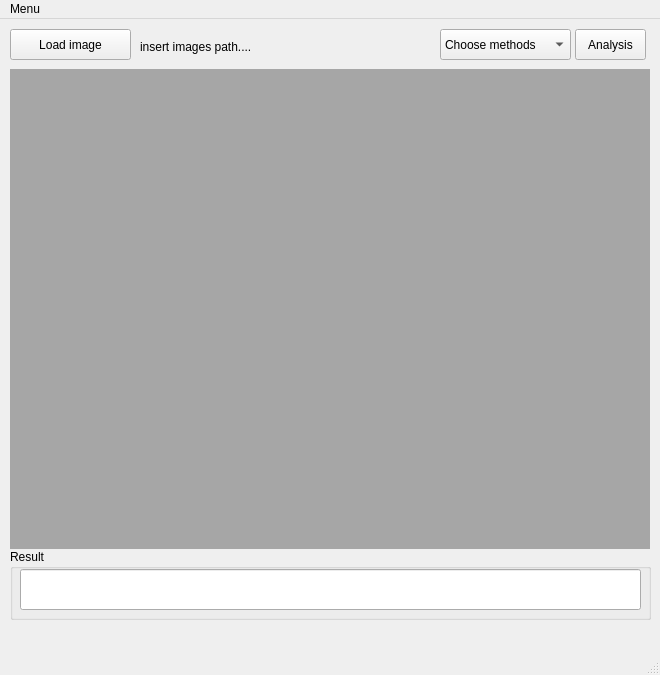
<?xml version="1.0" encoding="UTF-8"?>
<ui version="4.0">
 <class>MainWindow</class>
 <widget class="QMainWindow" name="MainWindow">
  <property name="geometry">
   <rect>
    <x>0</x>
    <y>0</y>
    <width>660</width>
    <height>675</height>
   </rect>
  </property>
  <property name="minimumSize">
   <size>
    <width>655</width>
    <height>655</height>
   </size>
  </property>
  <property name="maximumSize">
   <size>
    <width>660</width>
    <height>675</height>
   </size>
  </property>
  <property name="windowTitle">
   <string>MainWindow</string>
  </property>
  <widget class="QWidget" name="centralwidget">
   <widget class="QPushButton" name="image_btn">
    <property name="geometry">
     <rect>
      <x>10</x>
      <y>10</y>
      <width>121</width>
      <height>31</height>
     </rect>
    </property>
    <property name="text">
     <string>Load image</string>
    </property>
   </widget>
   <widget class="QLabel" name="path_edit">
    <property name="geometry">
     <rect>
      <x>140</x>
      <y>20</y>
      <width>281</width>
      <height>16</height>
     </rect>
    </property>
    <property name="text">
     <string>insert images path....</string>
    </property>
   </widget>
   <widget class="QComboBox" name="method_box">
    <property name="geometry">
     <rect>
      <x>440</x>
      <y>10</y>
      <width>131</width>
      <height>31</height>
     </rect>
    </property>
    <item>
     <property name="text">
      <string>Choose methods</string>
     </property>
    </item>
    <item>
     <property name="text">
      <string>Threaded</string>
     </property>
    </item>
    <item>
     <property name="text">
      <string>Tapered</string>
     </property>
    </item>
    <item>
     <property name="text">
      <string>Apex</string>
     </property>
    </item>
   </widget>
   <widget class="QPushButton" name="analysis_btn">
    <property name="geometry">
     <rect>
      <x>575</x>
      <y>10</y>
      <width>71</width>
      <height>31</height>
     </rect>
    </property>
    <property name="text">
     <string>Analysis</string>
    </property>
   </widget>
   <widget class="QGroupBox" name="groupBox_2">
    <property name="geometry">
     <rect>
      <x>10</x>
      <y>530</y>
      <width>641</width>
      <height>71</height>
     </rect>
    </property>
    <property name="title">
     <string>Result</string>
    </property>
    <widget class="QLineEdit" name="result_edit">
     <property name="geometry">
      <rect>
       <x>10</x>
       <y>20</y>
       <width>621</width>
       <height>41</height>
      </rect>
     </property>
    </widget>
   </widget>
   <widget class="QLabel" name="image_display">
    <property name="geometry">
     <rect>
      <x>10</x>
      <y>50</y>
      <width>640</width>
      <height>480</height>
     </rect>
    </property>
    <property name="styleSheet">
     <string notr="true">background-color: rgb(166, 166, 166);</string>
    </property>
    <property name="text">
     <string/>
    </property>
   </widget>
  </widget>
  <widget class="QMenuBar" name="menubar">
   <property name="geometry">
    <rect>
     <x>0</x>
     <y>0</y>
     <width>660</width>
     <height>22</height>
    </rect>
   </property>
   <widget class="QMenu" name="menumenu">
    <property name="title">
     <string>Menu</string>
    </property>
    <widget class="QMenu" name="menuThemes">
     <property name="title">
      <string>Themes</string>
     </property>
     <addaction name="actionLight_theme"/>
     <addaction name="actiondark"/>
    </widget>
    <addaction name="actionIntroduction"/>
    <addaction name="menuThemes"/>
    <addaction name="actionLogout"/>
   </widget>
   <addaction name="menumenu"/>
  </widget>
  <widget class="QStatusBar" name="statusBar"/>
  <action name="actionIntroduction">
   <property name="text">
    <string>Introduction</string>
   </property>
  </action>
  <action name="actionLogout">
   <property name="text">
    <string>Logout</string>
   </property>
  </action>
  <action name="actionLight_theme">
   <property name="text">
    <string>light</string>
   </property>
  </action>
  <action name="actiondark">
   <property name="text">
    <string>dark</string>
   </property>
  </action>
 </widget>
 <resources/>
 <connections/>
</ui>
